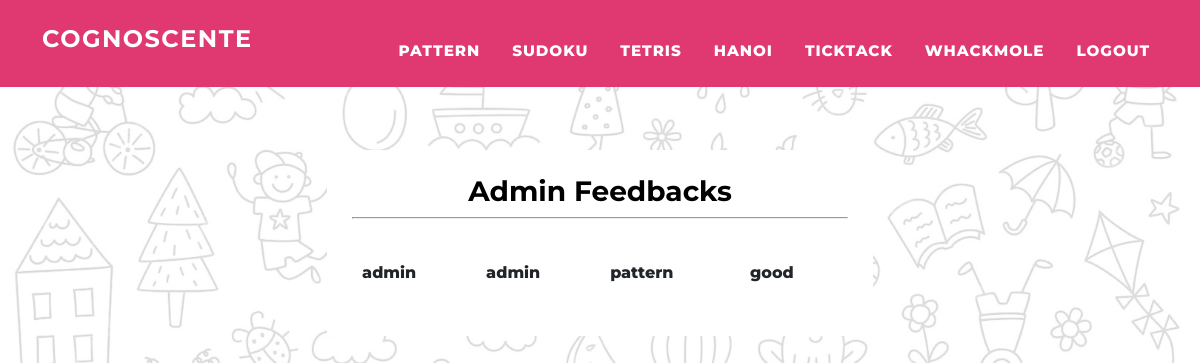
Before: /feedbackpage (signed in) with the older database file.
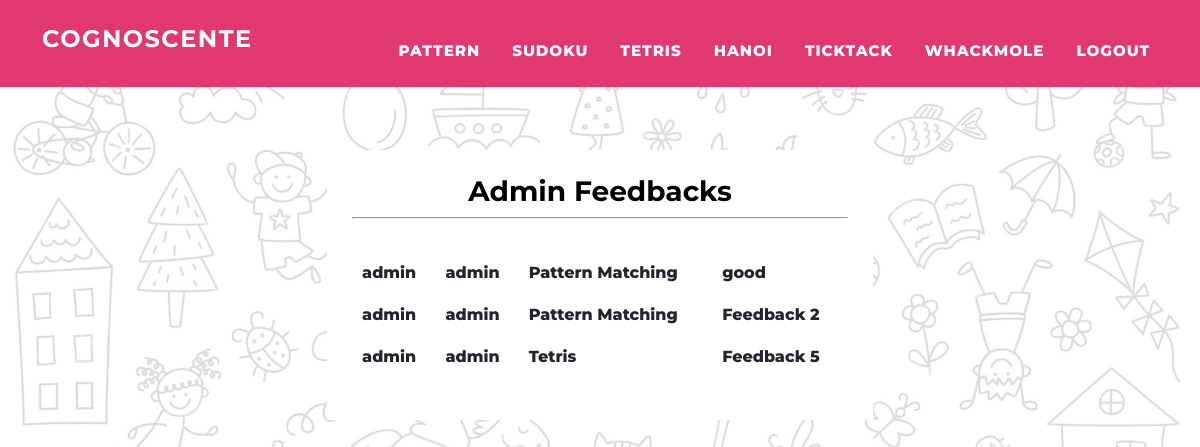
After: the same page with the newer database file.
### tables this page shows
CREATE TABLE feedback(Type TEXT, user TEXT, game TEXT, feedback TEXT);

### app.py (the view)
@app.route('/feedbackpage')
def feedbackpage():
    connection = sqlite3.connect('user_data.db')
    cursor = connection.cursor()
    if session['type'] == 'user':
        Type = 'admin'
        cursor.execute("select * from feedback where Type = '"+Type+"'")
        result = cursor.fetchall()
        return render_template('feedbacks.html', result=result, title="Admin Feedbacks")
    else:
        Type = 'user'
        cursor.execute("select * from feedback where Type = '"+Type+"'")
        result = cursor.fetchall()
        return render_template('feedbacks.html', result=result, title="User Feedbacks")

### templates/feedbacks.html (shortened to what this page needs)
<!DOCTYPE html>
<html lang="en">
    <head>
        <link href="http://127.0.0.1:5000/static/css/styles.css" rel="stylesheet" />
    </head>
    <body id="page-top">
        <nav class="navbar navbar-expand-lg navbar-dark fixed-top" id="mainNav">
            <div class="container">
                <a class="navbar-brand h1" href="/home">COGNOSCENTE</a>
                <div class="collapse navbar-collapse" id="navbarResponsive">
                    <ul class="navbar-nav text-uppercase ms-auto py-4 py-lg-0">
                        <li class="nav-item"><a class="nav-link" href="/patterngraph">Pattern</a></li>
                        <li class="nav-item"><a class="nav-link" href="/sudokugraph">Sudoku</a></li>
                        <li class="nav-item"><a class="nav-link" href="/tetrisgraph">Tetris</a></li>
                        <li class="nav-item"><a class="nav-link" href="/hanoigraph">HANOI</a></li>
                        <li class="nav-item"><a class="nav-link" href="/ticktackgraph">ticktack</a></li>
                        <li class="nav-item"><a class="nav-link" href="/whackmolegraph">Whackmole</a></li>
                        <li class="nav-item"><a class="nav-link" href="/logout">Logout</a></li>
                    </ul>
                </div>
            </div>
        </nav>
        <div class="container">
              <div class="row">
                    <div class="col-lg-3"></div>
                    <div class="col-lg-6">
                        <div id="Box">
                            {% if result %}
                            <center><h3 style="color: black;">{{title}}</h3></center>
                            <hr><br>
                               <table class="table" style="text-align: left;">
                                {% for row in result %}
                                <tr>
                                    {% for col in row %}
                                    <td>
                                        {{col}}
                                    </td>
                                    {% endfor %}
                                </tr>
                                {% endfor %}
                               </table>
                            {% endif %}
                    </div>
                </div>
            </div>
        </div>
    </body>
</html>

### templates/feedbacks.html (style rules this page uses)
#Box { padding: 25px; background-color: white; height: auto; margin-top: 150px; color: white !important; }
body { background-color: rgb(27, 27, 122); }

Changed rows visible on the page:
no longer on this page (row edited): feedback: Type "admin", user "admin", game "pattern", feedback "good"
now on this page (row edited): feedback: Type "admin", user "admin", game "Pattern Matching", feedback "good"
added feedback: Type "admin", user "admin", game "Pattern Matching", feedback "Feedback 2"
added feedback: Type "admin", user "admin", game "Tetris", feedback "Feedback 5"
